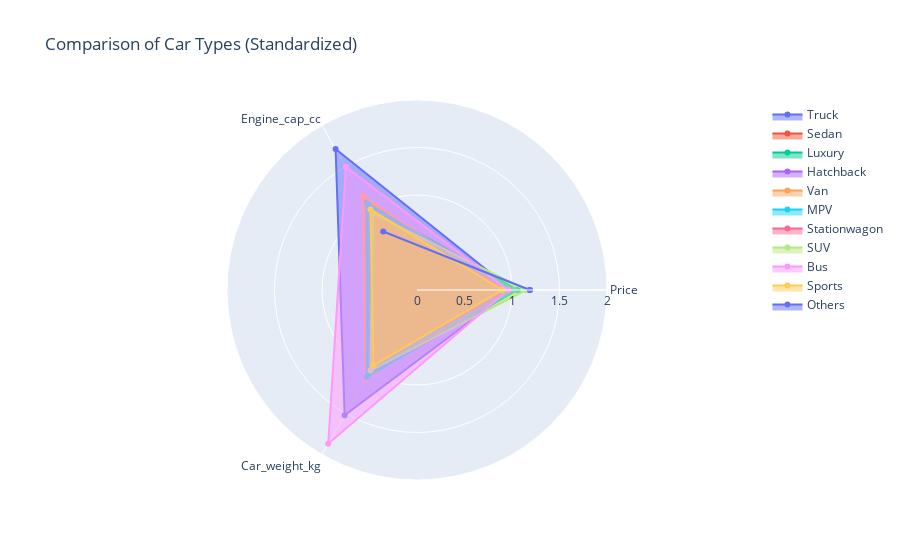

This figure's notebook cell:
### Markdown cell above
# **Radar Chart using Plotly**

### Code cell
import pandas as pd
import numpy as np
import plotly.graph_objects as go



categories = ['Price', 'Engine_cap_cc', 'Car_weight_kg']
car_types = cars_data['Car_type'].unique()

# Standardize the data by dividing each attribute by the mean of that attribute across all cars
standardized_data = cars_data[categories].apply(lambda x: x / x.mean())

# Radar chart data for each car type after standardization
values_list = []
for car_type in car_types:
    values = standardized_data[cars_data['Car_type'] == car_type].mean().values
    values = np.append(values, values[0])  # Close the radar chart
    values_list.append(values)

# Prepare the radar chart data for Plotly
fig = go.Figure()

# Generate the chart for each car type
for values, car_type in zip(values_list, car_types):
    fig.add_trace(go.Scatterpolar(
        r=values,
        theta=categories + [categories[0]],  # Close the radar chart
        fill='toself',
        name=car_type
    ))

# Update layout for better visualization
fig.update_layout(
    polar=dict(
        radialaxis=dict(visible=True, range=[0, 2.0])  # Set range to keep shapes within the circle
    ),
    title="Comparison of Car Types (Standardized)",
    showlegend=True
)

# Show the plot
fig.show()

### Figure 1 — Plotly figure (JSON) as saved in the notebook; plotly's stock layout.template omitted (floating-point values rounded to 4 significant figures)
{"data": [{"fill": "toself", "name": "Truck", "r": [0.998, 1.714, 1.523, 0.998], "theta": ["Price", "Engine_cap_cc", "Car_weight_kg", "Price"], "type": "scatterpolar"}, {"fill": "toself", "name": "Sedan", "r": [0.9539, 0.8452, 0.8712, 0.9539], "theta": ["Price", "Engine_cap_cc", "Car_weight_kg", "Price"], "type": "scatterpolar"}, {"fill": "toself", "name": "Luxury", "r": [1.06, 1.065, 1.047, 1.06], "theta": ["Price", "Engine_cap_cc", "Car_weight_kg", "Price"], "type": "scatterpolar"}, {"fill": "toself", "name": "Hatchback", "r": [0.9761, 0.7829, 0.849, 0.9761], "theta": ["Price", "Engine_cap_cc", "Car_weight_kg", "Price"], "type": "scatterpolar"}, {"fill": "toself", "name": "Van", "r": [0.9161, 1.144, 1.079, 0.9161], "theta": ["Price", "Engine_cap_cc", "Car_weight_kg", "Price"], "type": "scatterpolar"}, {"fill": "toself", "name": "MPV", "r": [1.024, 1.041, 1.059, 1.024], "theta": ["Price", "Engine_cap_cc", "Car_weight_kg", "Price"], "type": "scatterpolar"}, {"fill": "toself", "name": "Stationwagon", "r": [0.9695, 0.8364, 0.8733, 0.9695], "theta": ["Price", "Engine_cap_cc", "Car_weight_kg", "Price"], "type": "scatterpolar"}, {"fill": "toself", "name": "SUV", "r": [1.147, 0.9316, 0.9799, 1.147], "theta": ["Price", "Engine_cap_cc", "Car_weight_kg", "Price"], "type": "scatterpolar"}, {"fill": "toself", "name": "Bus", "r": [0.9592, 1.497, 1.869, 0.9592], "theta": ["Price", "Engine_cap_cc", "Car_weight_kg", "Price"], "type": "scatterpolar"}, {"fill": "toself", "name": "Sports", "r": [0.8989, 0.9791, 0.9191, 0.8989], "theta": ["Price", "Engine_cap_cc", "Car_weight_kg", "Price"], "type": "scatterpolar"}, {"fill": "toself", "name": "Others", "r": [1.188, 0.7105, null, 1.188], "theta": ["Price", "Engine_cap_cc", "Car_weight_kg", "Price"], "type": "scatterpolar"}], "layout": {"polar": {"radialaxis": {"range": [0, 2], "visible": true}}, "showlegend": true, "title": {"text": "Comparison of Car Types (Standardized)"}}}
